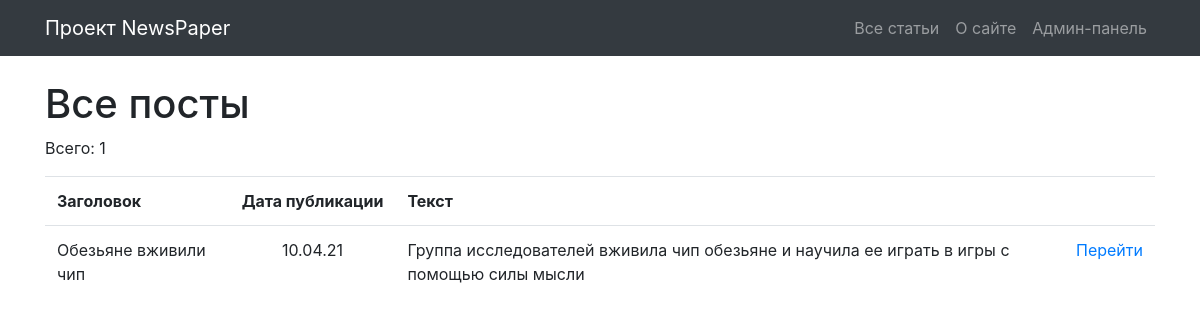
The page /news/ on the database as committed earlier.
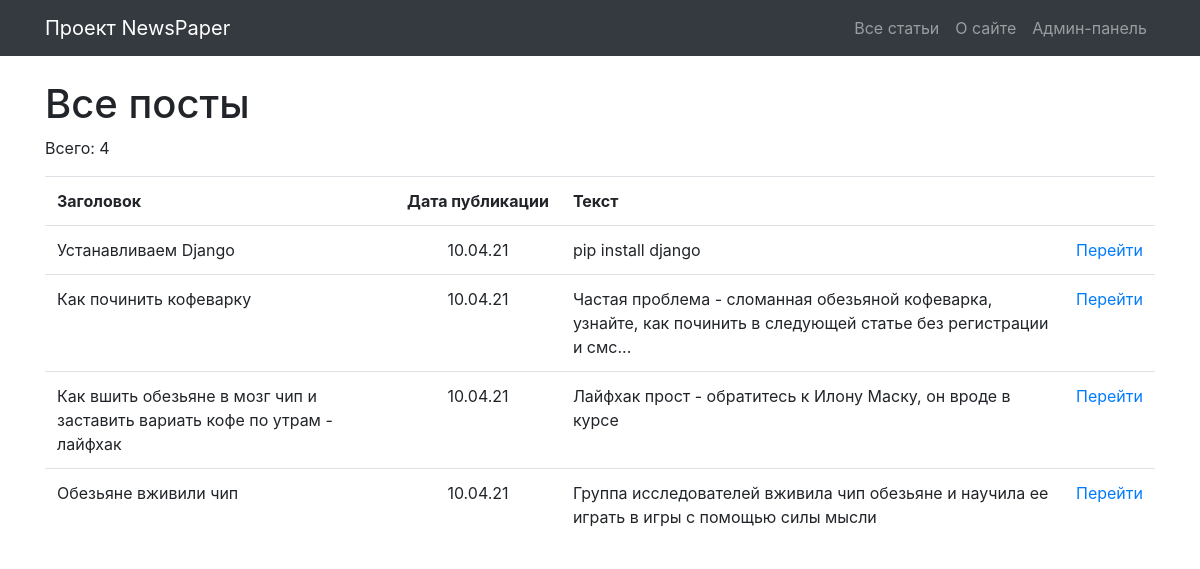
The same page on the database as committed later.
### NewsPaper/models.py (models this page shows, shortened)
class Post(models.Model):
    category = models.ManyToManyField(Category, through='PostCategory')
    author = models.ForeignKey(Author, on_delete=models.CASCADE)
    post_type = models.CharField(max_length=10, choices=[(
        'AR', 'Article'), ('NE', 'News')], default='AR')
    datetime = models.DateTimeField(auto_now_add=True)
    title = models.CharField(max_length=256)
    text = models.TextField(blank=True)
    rating = models.IntegerField(default=0)
    class Meta:
        verbose_name = 'Пост'
        verbose_name_plural = 'Посты'

### NewsPaper/views.py (the view)
# urls.py: path('', NewsList.as_view()),
class NewsList(ListView):
    model = Post
    template_name = 'news.html'
    context_object_name = 'news'
    queryset = Post.objects.order_by('-datetime')

### NewsPaper/templates/news.html (shortened to what this page needs)
{% extends 'flatpages/default.html' %}
{% block content %}
<h1>Все посты</h1>
<p>Всего: {{ news|length }}</p>
{% if news %}
<table class='table'>
    <tr>
        <td><span class='font-weight-bold'>Заголовок</span></td>
        <td align=center><span class='font-weight-bold text-nowrap'>Дата публикации</td>
        <td><span class='font-weight-bold'>Текст</td>
        <td><span class='font-weight-bold'></td>
    </tr>
    {% for new in news %}
    <tr>
        <td>{{ new.title }}</td>
        <td class='text-center'>{{ new.datetime|date:'d.m.y' }}</td>
        <td>{{ new.text|truncatewords:20 }}</td>
        <td><a href="/news/{{ new.pk }}">Перейти</a></td>
    </tr>
    {% endfor %}
</table>
{% else %}
<h2>Постов нет!</h2>
{% endif %}
{% endblock content %}

### NewsPaper/templates/flatpages/default.html (shortened to what this page needs)
{% load static %}
<!DOCTYPE html>
<html lang="en">
<head>
    <link href="{% static 'vendor/bootstrap/css/bootstrap.min.css' %}" rel="stylesheet">
</head>
<body>
    <nav class="navbar navbar-expand-lg navbar-dark bg-dark static-top">
        <div class="container">
            <a class="navbar-brand" href="/">Проект NewsPaper</a>
            <div class="collapse navbar-collapse" id="navbarResponsive">
                <ul class="navbar-nav ml-auto">
                    <li class="nav-item">
                        <a class="nav-link" href="/news">Все статьи</a>
                    </li>
                    <li class="nav-item">
                        <a class="nav-link" href="/about">О сайте</a>
                    </li>
                    <li class="nav-item">
                        <a class="nav-link" href="/admin">Админ-панель</a>
                    </li>
                </ul>
            </div>
        </div>
    </nav>
    <div class="container">
        <div class="row">
            <div class="col-lg-12 text-left"><br>
                {% block content %}{% endblock content %}
            </div>
        </div>
    </div>
</body>
</html>

Rows that differ between the two databases and show on the page:
added Post: title "Устанавливаем Django", datetime "10.04.21", text "pip install django"
added Post: title "Как починить кофеварку", datetime "10.04.21", text "Частая проблема - сломанная обезьяной кофеварка, узнайте, как починить в следующей статье без регистрации и смс..."
added Post: title "Как вшить обезьяне в мозг чип и заставить вариать кофе по утрам - лайфхак", datetime "10.04.21", text "Лайфхак прост - обратитесь к Илону Маску, он вроде в курсе"
Other text that changed with them:
{{ news|length }}: "1" → "4"
